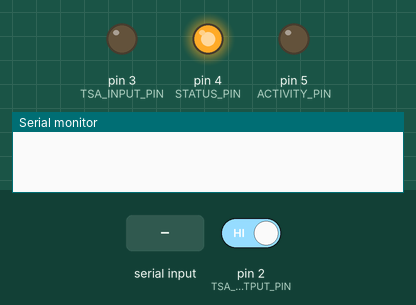
Bench run of a sketch on a simulated Arduino Uno, built with avr-gcc and run on an emulated ATmega328P. On the bench: output pins drawn as LEDs (lit = HIGH), the last lines printed to the serial monitor. Dashed ring = blinking. The inputs (shaded band) are chosen by the test bench; at power-on: pin 2 (TSA_OUTPUT_PIN) HIGH.

Above: at 1.2 s.
1.3 s: pin 2 (TSA_OUTPUT_PIN) driven LOW
At 1.4 s:
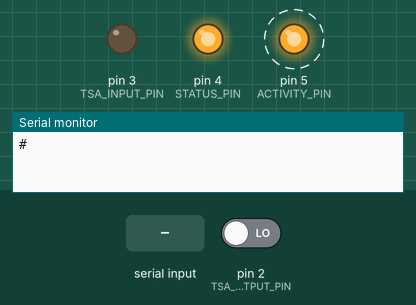
3.4 s: byte 35 (TRIGGER_CHAR) received over Serial
At 3.5 s:
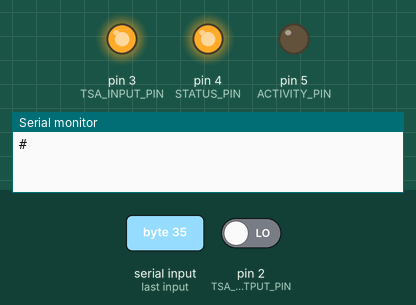
5.1 s: "1" received over Serial
At 5.4 s:
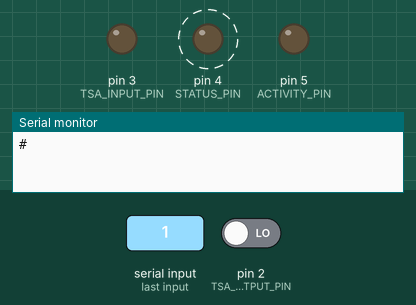
Timing chart, 0 to 8.1 s (numbered marks = the images above; inputs shaded):
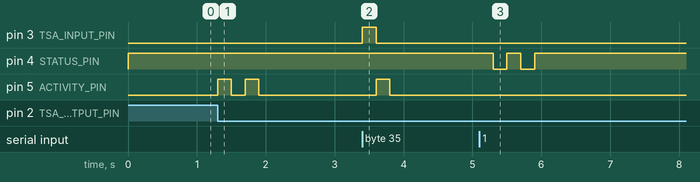

Measured:
- after the input at 1.3 s, pin 5 (ACTIVITY_PIN): alternates HIGH for 0.20 s and LOW for 0.20 s, 4 changes in all, then stays LOW, starting at once
- after the input at 3.4 s, pin 3 (TSA_INPUT_PIN): LOW → HIGH at once, → LOW 0.20 s later; pin 5 (ACTIVITY_PIN): LOW → HIGH after 0.20 s, → LOW 0.20 s later
- after the input at 5.1 s, pin 4 (STATUS_PIN): alternates HIGH for 0.20 s and LOW for 0.20 s, 4 changes in all, then stays HIGH, starting after 0.20 s

The sketch:

tsa.ino
```cpp
// (licence header left out)
// I/O pins
#define TSA_OUTPUT_PIN  2  // to TSA-II TTL Out
#define TSA_INPUT_PIN   3  // to TSA-II TTL In
#define STATUS_PIN      4  // green LED indicator
#define ACTIVITY_PIN    5  // yellow LED indicator

// magic character for signaling
#define TRIGGER_CHAR    '#'
#define CONNECT_CHAR    '!'

// `setup` runs once when you press reset or power on.
void setup() {
    // initialize
    pinMode(TSA_OUTPUT_PIN, INPUT);
    pinMode(TSA_INPUT_PIN, OUTPUT);
    pinMode(STATUS_PIN, OUTPUT);
    pinMode(ACTIVITY_PIN, OUTPUT);
    Serial.begin(9600);

    // indicate a successful initialization
    digitalWrite(STATUS_PIN, HIGH);
}

// `receivedPulse` returns true only for a 50-3000ms pulse
bool receivedPulse() {
    unsigned long start = millis();

    do {
        // check if the pulse has ended
        if (!digitalRead(TSA_OUTPUT_PIN)) {
            // make sure the pulse was longer than 50ms
            return millis() - start > 50;
        }
    } while (millis() - start < 3000);

    // the pulse lasted longer than 3000ms
    // wait for the pulse to end and return.
    while(digitalRead(TSA_OUTPUT_PIN));
    return false;
}

// `sendTriggerPulse` sends a 200ms pulse to the TSA
void sendTriggerPulse() {
    digitalWrite(TSA_INPUT_PIN, HIGH);
    delay(200);
    digitalWrite(TSA_INPUT_PIN, LOW);
}

// `blink` flashes an LED n times
void blink(int pin, int nBlinks, bool leaveOn) {
    for (int i = 0; i < nBlinks; i++) {
        digitalWrite(pin, HIGH);
        delay(200);
        digitalWrite(pin, LOW);
        delay(200);
    }
    digitalWrite(pin, leaveOn);
}

// `loop` runs repeatedly
void loop() {

    // check if the TSA appears to be sending a signal
    if (digitalRead(TSA_OUTPUT_PIN)) {
        // wait for the pulse to end
        bool pulsed = receivedPulse();
        // if we got a valid pulse, send a signal back
        if (pulsed) {
            Serial.print(TRIGGER_CHAR);
            blink(ACTIVITY_PIN, 2, false);
        }
    }

    // check if we received a start command
    if (Serial.available() > 0) {
        // read the incoming byte:
        char cmd = Serial.read();
        // trigger command
        if (cmd == TRIGGER_CHAR) {
            sendTriggerPulse();
            blink(ACTIVITY_PIN, 1, false);
        }
        else if (cmd == CONNECT_CHAR) {
            blink(STATUS_PIN, 1, true);
        }
        else {
            // received an unknown command
            blink(STATUS_PIN, 2, true);
        }
    }
}
```
